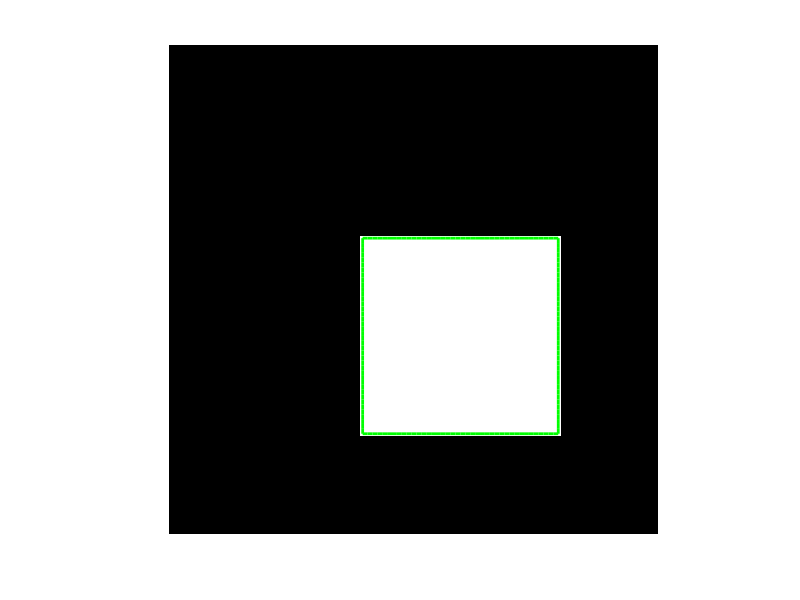

Recreate this plot in MATLAB. (Note: this script raises an error after producing the figure.)
%# Shape to be traced
% bw = zeros(200);
% 
% bw(20:40,20:180) = 1;
% bw(20:180,90:110) = 1;
% bw(140:180,20:185) = 1;

%# alternative shape
bw = zeros(100); 
bw(40:80,40:80) = 1;


%# Boundary Finding Section
[Boundary] = bwboundaries(bw,4); %Traces the boundary of each section

figure, imshow(bw); hold on;
colors=['b' 'g' 'r' 'c' 'm' 'y'];

for k=1:length(Boundary)
 perim = Boundary{k}; %Obtains perimeter coordinates (as a 2D matrix) from the cell array
 cidx = mod(k,length(colors))+1;% Obtains colours for the plot
 plot(perim(:,2), perim(:,1),...
        colors(cidx),'LineWidth',2);

end

Coordmat = cell2mat(Boundary); %Converts the traced regions to a matrix

X = Coordmat(:,1);
Y = Coordmat(:,2); % This gives the edge coordinates in matrix form



%% Corner Finding Section (from Jonas' answer to a previous question
%# get corners
cornerProbability = cornermetric(bw);


cornerIdx = find(cornerProbability==max(cornerProbability(:)));

%# Label the image. bwlabel puts 1 for the first feature, 2 for the second, etc.
%# Since concave corners are placed just outside the feature, grow the features 
%# a little before labeling
bw2 = imdilate(bw,ones(3));
labeledImage = bwlabel(bw2);

%# read the feature number associated with the corner
cornerLabels = labeledImage(cornerIdx);

%# find all corners that are associated with feature 1
corners_1 = cornerIdx(cornerLabels==1);

[Xcorners, Ycorners] = ind2sub(size(bw),corners_1); % Convert subscripts

%% Here comes the new part

%# count corners
nCorners = length(Xcorners);
%# corner2boundaryIdx will contain the index of the boundary pixel
%# corresponding to a given corner
corner2boundaryIdx = zeros(nCorners,1);

%# remove last entry of Coordmat, because the first and the last pixel are
%# repeated
Coordmat(end,:) = [];

%# loop since we need to tread convex and concave corners differently
for i = 1:nCorners
    %# find distance of corner to boundary
    dist = sqrt((Coordmat(:,1)-Xcorners(i)).^2 + (Coordmat(:,2)-Ycorners(i)).^2);
    %# find index of closest boundary pixel. Use find
    %# instead of 2nd output of min, because we need to know how
    %# many closest indices there are in order to distinguish
    %# concave and convex corners. Convex corners are directly
    %# on the boundary, thus there is one minimum distance (0).
    %# Concave corners are just outside the boundary, thus, there
    %# are two minimum distances (1)
    minDistIdx = find(dist == min(dist));

    %# count how many minimum distances we have
    switch length(minDistIdx)
        case 1
            %# convex corners. Everything is simple
            corner2boundaryIdx(i) = minDistIdx;
        case 2
            %# concave corners. Take the index right in the middle. Note
            %# for this to work, you need to have 4-connected boundaries,
            %# otherwise, the concave corner is not part of the boundary
            %# becasue the boundary jumps along the diagonal. 
            %# If you have to use 8-connected boundaries, the 'good'
            %# difference is 1, and you need to calculate the coordinate of
            %# the concave corner from the "corner" and the two adjacent 
            %# boundary pixels.
            if diff(minDistIdx) == 2
            corner2boundaryIdx(i) = mean(minDistIdx);
            else
                error('boundary starts/stops at concave corner - case not handled yet')
            end
        otherwise
            error('%i minDist found for corner # %i',length(minDistIdx),i)
    end
end

%# All that is left to do is read the boundary pixel coordinates in the 
%# right order
corner2boundaryIdx = sort(corner2boundaryIdx);
orderedCorners = Coordmat(corner2boundaryIdx,:);

%# plot corner numbers for confirmation
hold on
for i = 1:nCorners
    text(orderedCorners(i,2),orderedCorners(i,1),num2str(i),'Color','r')
end